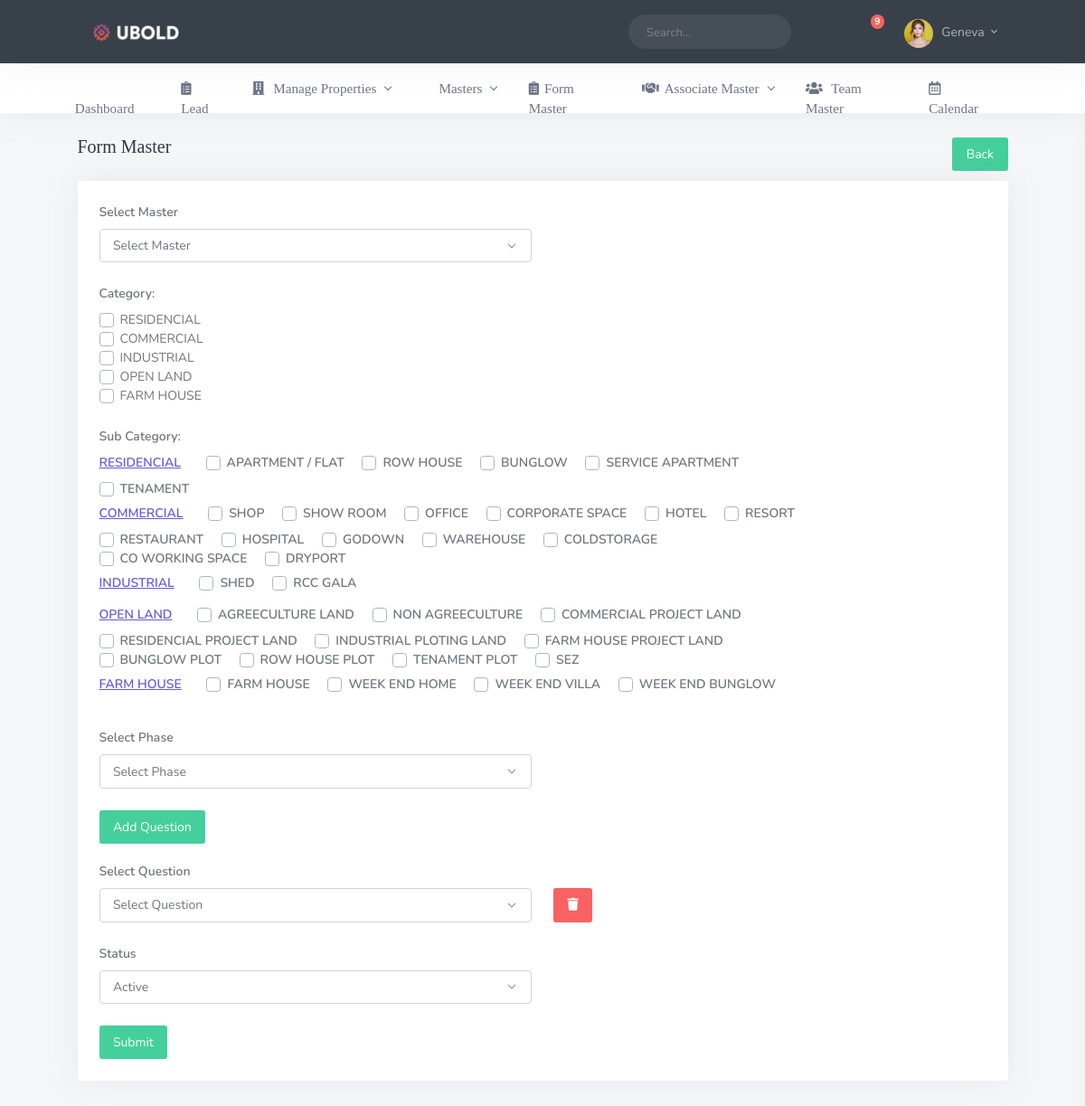
/index.php/admin/formmaster/add, run on the app's committed database.
### tables this page shows
CREATE TABLE `tb_property_category` (
  `id` int(11) NOT NULL,
  `name` varchar(255) NOT NULL,
  `status` int(11) NOT NULL,
  `created_date` timestamp NOT NULL DEFAULT CURRENT_TIMESTAMP,
  `updated_date` timestamp NULL DEFAULT NULL ON UPDATE CURRENT_TIMESTAMP
);

CREATE TABLE `tb_property_subcategory` (
  `id` int(11) NOT NULL,
  `property_category_id` int(11) NOT NULL,
  `name` varchar(255) NOT NULL,
  `status` int(11) NOT NULL,
  `created_date` timestamp NOT NULL DEFAULT CURRENT_TIMESTAMP,
  `updated_date` timestamp NULL DEFAULT NULL ON UPDATE CURRENT_TIMESTAMP
);

### application/controllers/admin/Formmaster.php (called while the page is built, shortened)
<?php
class Formmaster extends CI_Controller
{
	public function __construct()
	{
		$this->load->model('front/Formmaster_model', 'mas');
	}
	public function add()
	{
		$query = $this->db->get('tb_master');
		$data['master'] = $query->result_array();
		$query = $this->db->get_where('tb_property_category', array('status' => '1'));
		$data['categorychk'] = $query->result();
		$query = $this->db->get_where('tb_property_subcategory', array('status' => '1'));
		$data['subcategorychk'] = $query->result();
		$query = $this->db->get('tb_phase_master');
		$data['phase'] = $query->result_array();
		$query = $this->db->get('tb_question_master');
		$data['question'] = $query->result_array();
		$data['page_name'] = 'formmasters_add';
		$this->load->view('admin/index', $data);
	}
}

### index.php (called while the page is built, shortened)
<?php
require_once BASEPATH.'core/CodeIgniter.php';

### application/views/admin/formmasters_add.php (the view, shortened to what this page needs)
<div class="content-page">
	<div class="content">
		<div class="container-fluid">
			<div class="row">
				<div class="col-12">
					<div class="page-title-box">
						<div class="page-title-right">
							<ol class="breadcrumb m-0">
								<a type="button" href="<?= base_url('admin/Formmaster') ?>" class="btn btn-success" style="float:right;">Back</a>
							</ol>
						</div>
						<h4 class="page-title">Form Master</h4>
					</div>
				</div>
			</div>
			<div class="row">
				<div class="col-12">
					<div class="card">
						<div class="card-body">
							<form method="post" id="store-formmasters" action="<?php echo base_url() . 'admin/formmaster/store'; ?>">
								<div class="row">
									<div class="col-lg-6">
										<div class="mb-3">
											<label for="masters" class="form-label">Select Master</label>
											<select class="form-select select2" name="master_id" id="masters">
												<option value="">Select Master</option>
											</select>
										</div>
									</div>
								</div>
								<div class="mb-3">
									<label class="form-label">Category:</label>
									<div class="form-check form-check-pink mb-1">
										<?php foreach ($categorychk as $catchk) { ?>
											<input type="checkbox" name="category_ids[]" value="<?php echo $catchk->id; ?>" class="form-check-input category" multiple><?php echo $catchk->name; ?><br>
										<?php } ?>
									</div>
								</div>
								<div class="row">
									<div class="col-lg-10">
										<div class="mb-3">
											<label class="form-label">Sub Category:</label>
											<div class="row">
												<?php foreach ($categorychk as $catchk) { ?>
													<div class="form-check-inline mb-1 subcategory-container" id="category-<?= $catchk->id ?>">
														<label class="form-label me-3 text-decoration-underline text-blue" for="formControlReadonly"><?= $catchk->name ?></label>
														<?php
														$subcategorychk = $this->db->get_where('tb_property_subcategory', array('property_category_id' => $catchk->id, 'status' => '1'))->result();
														foreach ($subcategorychk as $subcatchk) { ?>
															<div class="form-check form-check-inline">
																<input type="checkbox" name="sub_category_ids[]" value="<?php echo $subcatchk->id; ?>" class="form-check-input subcategory" data-category="<?php echo $subcatchk->property_category_id; ?>" multiple>
																<label class="form-check-label" for="<?php echo $subcatchk->name; ?>"><?php echo $subcatchk->name; ?></label>
															</div>
														<?php } ?>
													</div>
												<?php } ?>
											</div>
										</div>
									</div>
								</div>
								<div class="row">
									<div class="col-lg-6">
										<div class="mb-3">
											<label for="phase" class="form-label">Select Phase</label>
											<select class="form-select" name="phase_id" id="phase">
												<option value="">Select Phase</option>
											</select>
										</div>
									</div>
								</div>
                                         <div class="row fixed">
                                             <div class="col-lg-6">
                                                 <a class="btn btn-success waves-effect waves-light add-button" style="margin-bottom: 20px;">Add Question</a>
                                             </div>
                                         </div>
								<div class="sequence_box" id="questions">
                                             <div class="sequence">
                                                 <div class="row">
                                                     <div class="col-lg-6">
                                                         <div class="mb-3">
                                                             <label for="question" class="form-label">Select Question</label>
                                                             <select class="form-select select2" name="question_ids[]" id="question">
                                                                 <option value="">Select Question</option>
                                                             </select>
                                                         </div>
                                                     </div>
                                                     <div class='col-lg-1'>
                                                         <label class='form-label' style='width:100%'>&nbsp;</label>
                                                         <a class='btn btn-danger remove-button'><i class='fa fa-trash'></i></a>
                                                     </div>
                                                 </div>
                                             </div>
								</div>
								<div class="row">
									<div class="col-lg-6">
										<div class="mb-3">
											<label for="form_status" class="form-label">Status</label>
											<select class="form-select" name="status" id="form_status">
												<option value="1" selected>Active</option>
											</select>
										</div>
									</div>
								</div>
								<div class="row">
									<div class="col-lg-6">
										<div class="text">
											<button type="submit" class="btn btn-success waves-effect waves-light">Submit</button>
										</div>
									</div>
								</div>
							</form>
						</div>
					</div>
				</div>
			</div>
		</div>
	</div>
</div>

### application/views/admin/index.php (shortened to what this page needs)
<!DOCTYPE html>
<html lang="en">
<head>
	<?php $this->load->view('admin/includes/hlinks'); ?>
</head>
<body data-theme="light" data-layout-mode="horizontal" data-topbar-color="dark" data-menu-position="fixed">
	<div id="wrapper">
		<?php $this->load->view('admin/includes/header') ?>
		<?php $this->load->view('admin/' . $page_name) ?>
	</div>
</body>
</html>

### application/views/admin/includes/hlinks.php (shortened to what this page needs)
<link href="<?= base_url('assets/') ?>libs/flatpickr/flatpickr.min.css" rel="stylesheet" type="text/css" />
<link href="<?= base_url('assets/') ?>libs/selectize/css/selectize.bootstrap3.css" rel="stylesheet" type="text/css" />
<link href="<?= base_url('assets/') ?>css/bootstrap.min.css" rel="stylesheet" type="text/css" />
<link href="<?= base_url('assets/') ?>css/app.min.css" rel="stylesheet" type="text/css" id="app-style" />
<link href="<?= base_url('assets/') ?>css/icons.min.css" rel="stylesheet" type="text/css" />
<link href="<?= base_url('assets/') ?>css/jquery.dataTables.min.css" rel="stylesheet" type="text/css" />
<link href="<?= base_url('assets/') ?>css/dataTables.bootstrap5.min.css" rel="stylesheet" type="text/css" />
<link href="<?= base_url('assets/') ?>css/responsive.bootstrap5.min.css" rel="stylesheet" type="text/css" />
<link href="<?= base_url('assets/') ?>css/select2.min.css" rel="stylesheet" type="text/css" />
<link href="<?= base_url('assets/') ?>css/select2-bootstrap-5-theme.min.css" rel="stylesheet" type="text/css" />
<link href="<?= base_url('assets/') ?>css/select2-bootstrap.min.css" rel="stylesheet" type="text/css" />
<link href="<?= base_url('assets/') ?>css/fileinput.css" rel="stylesheet" type="text/css" />
<link href="<?= base_url('assets/') ?>css/switchery.min.css" rel="stylesheet" type="text/css" />
<link href="<?= base_url('assets/') ?>libs/fullcalendar/main.min.css" rel="stylesheet" type="text/css" />

### application/views/admin/includes/header.php (shortened to what this page needs)
<div class="navbar-custom">
		<div class="container-fluid">
			<ul class="list-unstyled topnav-menu float-end mb-0">
				<li class="d-none d-lg-block">
					<form class="app-search">
						<div class="app-search-box dropdown">
							<div class="input-group">
								<input type="search" class="form-control" placeholder="Search..." id="top-search">
								<button class="btn input-group-text" type="submit">
									<i class="fe-search"></i>
								</button>
							</div>
						</div>
					</form>
				</li>
				<li class="dropdown d-none d-lg-inline-block">
					<a class="nav-link dropdown-toggle arrow-none waves-effect waves-light" data-toggle="fullscreen" href="#">
						<i class="fe-maximize noti-icon"></i>
					</a>
				</li>
				<li class="dropdown notification-list topbar-dropdown">
					<a class="nav-link dropdown-toggle waves-effect waves-light" data-bs-toggle="dropdown" href="#" role="button" aria-haspopup="false" aria-expanded="false">
						<i class="fe-bell noti-icon"></i>
						<span class="badge bg-danger rounded-circle noti-icon-badge">9</span>
					</a>
				</li>
				<li class="dropdown notification-list topbar-dropdown">
					<a class="nav-link dropdown-toggle nav-user me-0 waves-effect waves-light" data-bs-toggle="dropdown" href="#" role="button" aria-haspopup="false" aria-expanded="false">
						<img src="<?= base_url('assets/') ?>images/users/user-1.jpg" alt="user-image" class="rounded-circle">
						<span class="pro-user-name ms-1">
							Geneva <i class="mdi mdi-chevron-down"></i>
						</span>
					</a>
				</li>
			</ul>
			<div class="logo-box">
				<a href="index.html" class="logo logo-light text-center">
					<span class="logo-lg">
						<img src="<?= base_url('assets/') ?>images/logo-light.png" alt="" height="20">
					</span>
				</a>
			</div>
			<div class="clearfix"></div>
		</div>
	</div>
	<div class="topnav">
		<div class="container-fluid">
			<nav class="navbar navbar-light navbar-expand-lg topnav-menu">
				<div class="collapse navbar-collapse" id="topnav-menu-content">
					<ul class="navbar-nav">
						<li class="nav-item dropdown">
							<a class="nav-link" href="<?= base_url('admin/dashboard') ?>" id="topnav-dashboard">
								<i class="fe-airplay me-1"></i> Dashboard
							</a>
						</li>
						<li>
							<a class="nav-link" href="<?= base_url('admin/Leadmaster') ?>" id="topnav-dashboard">
								<i class="fas fa-clipboard-list me-1"></i>Lead
							</a>
						</li>
						<li class="nav-item dropdown">
							<a class="nav-link dropdown-toggle arrow-none" href="#" id="topnav-apps" role="button" data-bs-toggle="dropdown" aria-haspopup="true" aria-expanded="false">
								<i class="fas fa-building me-1"></i> Manage Properties<div class="arrow-down"></div>
							</a>
						</li>
						<li class="nav-item dropdown">
							<a class="nav-link dropdown-toggle arrow-none" href="#" id="topnav-apps" role="button" data-bs-toggle="dropdown" aria-haspopup="true" aria-expanded="false">
								<i class="fe-grid me-1"></i>Masters<div class="arrow-down"></div>
							</a>
						</li>
						<li>
							<a class="nav-link" href="<?= base_url('admin/Formmaster') ?>" id="topnav-dashboard">
								<i class="fas fa-clipboard-list me-1"></i>Form Master
							</a>
						</li>
						<li class="nav-item dropdown">
							<a class="nav-link dropdown-toggle arrow-none" href="#" id="topnav-apps" role="button" data-bs-toggle="dropdown" aria-haspopup="true" aria-expanded="false">
								<i class="fas fa-handshake me-1"></i>Associate Master<div class="arrow-down"></div>
							</a>
						</li>
						<li>
							<a class="nav-link" href="<?= base_url('admin/Staff') ?>" id="topnav-dashboard">
								<i class="fas fa-users me-1"></i> Team Master
							</a>
						</li>
						<li>
							<a class="nav-link" href="<?= base_url('admin/Calendar') ?>" id="topnav-dashboard">
								<i class="far fa-calendar-alt me-1"></i> Calendar
							</a>
						</li>
					</ul>
				</div>
			</nav>
		</div>
	</div>

### application/views/admin/formmasters_add.php (style rules this page uses)
.fixed { position: sticky; }

### data on the page
tb_property_category: name "RESIDENCIAL"
tb_property_category: name "COMMERCIAL"
tb_property_category: name "INDUSTRIAL"
tb_property_category: name "OPEN LAND"
tb_property_category: name "FARM HOUSE"
tb_property_subcategory: name "APARTMENT / FLAT"
tb_property_subcategory: name "ROW HOUSE"
tb_property_subcategory: name "BUNGLOW"
tb_property_subcategory: name "SERVICE APARTMENT"
tb_property_subcategory: name "TENAMENT"
tb_property_subcategory: name "SHOP"
tb_property_subcategory: name "SHOW ROOM"
tb_property_subcategory: name "OFFICE"
tb_property_subcategory: name "CORPORATE SPACE"
tb_property_subcategory: name "HOTEL"
tb_property_subcategory: name "RESORT"
tb_property_subcategory: name "RESTAURANT"
tb_property_subcategory: name "HOSPITAL"
tb_property_subcategory: name "GODOWN"
tb_property_subcategory: name "WAREHOUSE"
tb_property_subcategory: name "COLDSTORAGE"
tb_property_subcategory: name "CO WORKING SPACE"
tb_property_subcategory: name "DRYPORT"
tb_property_subcategory: name "SHED"
tb_property_subcategory: name "RCC GALA"
tb_property_subcategory: name "AGREECULTURE LAND"
tb_property_subcategory: name "NON AGREECULTURE"
tb_property_subcategory: name "COMMERCIAL PROJECT LAND"
tb_property_subcategory: name "RESIDENCIAL PROJECT LAND"
tb_property_subcategory: name "INDUSTRIAL PLOTING LAND"
tb_property_subcategory: name "FARM HOUSE PROJECT LAND"
tb_property_subcategory: name "BUNGLOW PLOT"
tb_property_subcategory: name "ROW HOUSE PLOT"
tb_property_subcategory: name "TENAMENT PLOT"
tb_property_subcategory: name "SEZ"
tb_property_subcategory: name "FARM HOUSE"
tb_property_subcategory: name "WEEK END HOME"
tb_property_subcategory: name "WEEK END VILLA"
tb_property_subcategory: name "WEEK END BUNGLOW"
